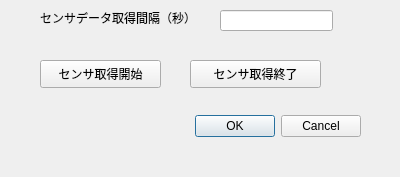
<?xml version="1.0" encoding="UTF-8"?>
<ui version="4.0">
 <class>ReceiveSensorDataDialogBase</class>
 <widget class="QDialog" name="ReceiveSensorDataDialogBase">
  <property name="geometry">
   <rect>
    <x>0</x>
    <y>0</y>
    <width>400</width>
    <height>177</height>
   </rect>
  </property>
  <property name="windowTitle">
   <string>ReceiveSensorData</string>
  </property>
  <widget class="QDialogButtonBox" name="button_box">
   <property name="geometry">
    <rect>
     <x>20</x>
     <y>110</y>
     <width>341</width>
     <height>32</height>
    </rect>
   </property>
   <property name="orientation">
    <enum>Qt::Horizontal</enum>
   </property>
   <property name="standardButtons">
    <set>QDialogButtonBox::Cancel|QDialogButtonBox::Ok</set>
   </property>
  </widget>
  <widget class="QPushButton" name="buttanStart">
   <property name="geometry">
    <rect>
     <x>40</x>
     <y>60</y>
     <width>121</width>
     <height>28</height>
    </rect>
   </property>
   <property name="text">
    <string>センサ取得開始</string>
   </property>
  </widget>
  <widget class="QLineEdit" name="lineEdit">
   <property name="geometry">
    <rect>
     <x>220</x>
     <y>10</y>
     <width>113</width>
     <height>21</height>
    </rect>
   </property>
  </widget>
  <widget class="QPushButton" name="buttonStop">
   <property name="geometry">
    <rect>
     <x>190</x>
     <y>60</y>
     <width>131</width>
     <height>28</height>
    </rect>
   </property>
   <property name="text">
    <string>センサ取得終了</string>
   </property>
  </widget>
  <widget class="QLabel" name="label">
   <property name="geometry">
    <rect>
     <x>40</x>
     <y>10</y>
     <width>191</width>
     <height>16</height>
    </rect>
   </property>
   <property name="text">
    <string>センサデータ取得間隔（秒）</string>
   </property>
  </widget>
 </widget>
 <resources/>
 <connections>
  <connection>
   <sender>button_box</sender>
   <signal>accepted()</signal>
   <receiver>ReceiveSensorDataDialogBase</receiver>
   <slot>accept()</slot>
   <hints>
    <hint type="sourcelabel">
     <x>20</x>
     <y>20</y>
    </hint>
    <hint type="destinationlabel">
     <x>20</x>
     <y>20</y>
    </hint>
   </hints>
  </connection>
  <connection>
   <sender>button_box</sender>
   <signal>rejected()</signal>
   <receiver>ReceiveSensorDataDialogBase</receiver>
   <slot>reject()</slot>
   <hints>
    <hint type="sourcelabel">
     <x>20</x>
     <y>20</y>
    </hint>
    <hint type="destinationlabel">
     <x>20</x>
     <y>20</y>
    </hint>
   </hints>
  </connection>
 </connections>
</ui>
